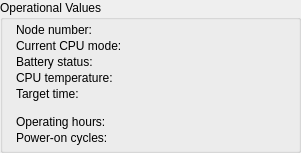
           <widget class="QGroupBox" name="group_OperationalValues">
            <property name="geometry">
             <rect>
              <x>8</x>
              <y>8</y>
              <width>301</width>
              <height>153</height>
             </rect>
            </property>
            <property name="title">
             <string>Operational Values</string>
            </property>
            <widget class="QLabel" name="label_Values_OPV_NodeNumber">
             <property name="geometry">
              <rect>
               <x>180</x>
               <y>20</y>
               <width>111</width>
               <height>20</height>
              </rect>
             </property>
             <property name="text">
              <string/>
             </property>
            </widget>
            <widget class="QLabel" name="text_Values_OPV_CPUMode">
             <property name="geometry">
              <rect>
               <x>16</x>
               <y>36</y>
               <width>151</width>
               <height>20</height>
              </rect>
             </property>
             <property name="text">
              <string>Current CPU mode:</string>
             </property>
            </widget>
            <widget class="QLabel" name="label_Values_OPV_BattStatus">
             <property name="geometry">
              <rect>
               <x>180</x>
               <y>52</y>
               <width>111</width>
               <height>20</height>
              </rect>
             </property>
             <property name="text">
              <string/>
             </property>
            </widget>
            <widget class="QLabel" name="text_Values_OPV_TargetTime">
             <property name="geometry">
              <rect>
               <x>16</x>
               <y>84</y>
               <width>151</width>
               <height>20</height>
              </rect>
             </property>
             <property name="text">
              <string>Target time:</string>
             </property>
            </widget>
            <widget class="QLabel" name="text_Values_OPV_OPHours">
             <property name="geometry">
              <rect>
               <x>16</x>
               <y>112</y>
               <width>151</width>
               <height>20</height>
              </rect>
             </property>
             <property name="text">
              <string>Operating hours:</string>
             </property>
            </widget>
            <widget class="QLabel" name="label_Values_OPV_OPHours">
             <property name="geometry">
              <rect>
               <x>180</x>
               <y>112</y>
               <width>111</width>
               <height>20</height>
              </rect>
             </property>
             <property name="text">
              <string/>
             </property>
            </widget>
            <widget class="QLabel" name="label_Values_OPV_TargetTime">
             <property name="geometry">
              <rect>
               <x>180</x>
               <y>84</y>
               <width>111</width>
               <height>20</height>
              </rect>
             </property>
             <property name="text">
              <string/>
             </property>
            </widget>
            <widget class="QLabel" name="label_Values_OPV_CPUTemp">
             <property name="geometry">
              <rect>
               <x>180</x>
               <y>68</y>
               <width>111</width>
               <height>20</height>
              </rect>
             </property>
             <property name="text">
              <string/>
             </property>
            </widget>
            <widget class="QLabel" name="text_Values_OPV_CPUTemp">
             <property name="geometry">
              <rect>
               <x>16</x>
               <y>68</y>
               <width>151</width>
               <height>20</height>
              </rect>
             </property>
             <property name="text">
              <string>CPU temperature:</string>
             </property>
            </widget>
            <widget class="QLabel" name="text_Values_OPV_BattStatus">
             <property name="geometry">
              <rect>
               <x>16</x>
               <y>52</y>
               <width>151</width>
               <height>20</height>
              </rect>
             </property>
             <property name="text">
              <string>Battery status:</string>
             </property>
            </widget>
            <widget class="QLabel" name="text_Values_OPV_NodeNumber">
             <property name="geometry">
              <rect>
               <x>16</x>
               <y>20</y>
               <width>151</width>
               <height>20</height>
              </rect>
             </property>
             <property name="text">
              <string>Node number:</string>
             </property>
            </widget>
            <widget class="QLabel" name="label_Values_OPV_CPUMode">
             <property name="geometry">
              <rect>
               <x>180</x>
               <y>36</y>
               <width>111</width>
               <height>20</height>
              </rect>
             </property>
             <property name="text">
              <string/>
             </property>
            </widget>
            <widget class="QLabel" name="text_Values_OPV_PowerCycles">
             <property name="geometry">
              <rect>
               <x>16</x>
               <y>128</y>
               <width>151</width>
               <height>20</height>
              </rect>
             </property>
             <property name="text">
              <string>Power-on cycles:</string>
             </property>
            </widget>
            <widget class="QLabel" name="label_Values_OPV_PowerCycles">
             <property name="geometry">
              <rect>
               <x>180</x>
               <y>128</y>
               <width>111</width>
               <height>20</height>
              </rect>
             </property>
             <property name="text">
              <string/>
             </property>
            </widget>
           </widget>
